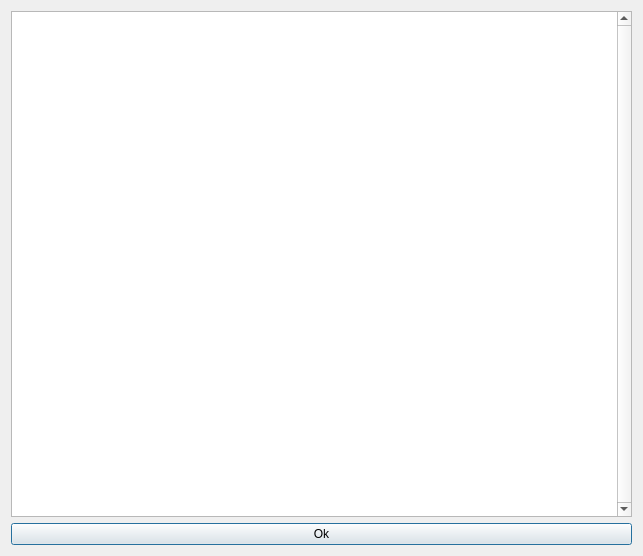
<?xml version="1.0" encoding="UTF-8"?>
<ui version="4.0">
 <class>DataTableWidget</class>
 <widget class="QDialog" name="DataTableWidget">
  <property name="geometry">
   <rect>
    <x>0</x>
    <y>0</y>
    <width>643</width>
    <height>556</height>
   </rect>
  </property>
  <property name="windowTitle">
   <string>Dialog</string>
  </property>
  <layout class="QGridLayout" name="gridLayout">
   <item row="0" column="0">
    <widget class="QTableWidget" name="DataTable">
     <property name="sizePolicy">
      <sizepolicy hsizetype="Expanding" vsizetype="Expanding">
       <horstretch>0</horstretch>
       <verstretch>0</verstretch>
      </sizepolicy>
     </property>
     <property name="font">
      <font>
       <pointsize>8</pointsize>
      </font>
     </property>
     <property name="verticalScrollBarPolicy">
      <enum>Qt::ScrollBarAlwaysOn</enum>
     </property>
     <property name="horizontalScrollBarPolicy">
      <enum>Qt::ScrollBarAlwaysOff</enum>
     </property>
     <property name="editTriggers">
      <set>QAbstractItemView::NoEditTriggers</set>
     </property>
     <property name="tabKeyNavigation">
      <bool>false</bool>
     </property>
     <property name="selectionMode">
      <enum>QAbstractItemView::NoSelection</enum>
     </property>
     <property name="gridStyle">
      <enum>Qt::SolidLine</enum>
     </property>
     <property name="wordWrap">
      <bool>false</bool>
     </property>
     <property name="cornerButtonEnabled">
      <bool>false</bool>
     </property>
     <property name="rowCount">
      <number>0</number>
     </property>
     <attribute name="horizontalHeaderVisible">
      <bool>false</bool>
     </attribute>
     <attribute name="horizontalHeaderDefaultSectionSize">
      <number>95</number>
     </attribute>
     <attribute name="horizontalHeaderMinimumSectionSize">
      <number>30</number>
     </attribute>
     <attribute name="horizontalHeaderStretchLastSection">
      <bool>true</bool>
     </attribute>
     <attribute name="verticalHeaderDefaultSectionSize">
      <number>20</number>
     </attribute>
     <attribute name="verticalHeaderStretchLastSection">
      <bool>false</bool>
     </attribute>
     <column>
      <property name="text">
       <string>New Column</string>
      </property>
     </column>
    </widget>
   </item>
   <item row="1" column="0">
    <widget class="QPushButton" name="OkButton">
     <property name="text">
      <string>Ok</string>
     </property>
    </widget>
   </item>
  </layout>
 </widget>
 <tabstops>
  <tabstop>OkButton</tabstop>
  <tabstop>DataTable</tabstop>
 </tabstops>
 <resources/>
 <connections/>
</ui>
